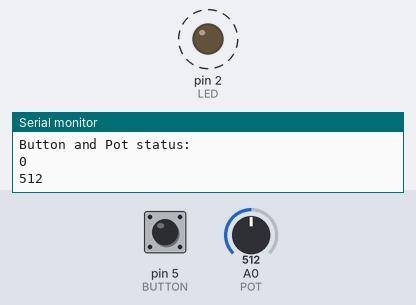
The sketch below on a simulated Arduino Uno, built with avr-gcc and run on an emulated ATmega328P. Parts: output pins drawn as LEDs (lit = HIGH), the last lines printed to the serial monitor. Dashed ring = blinking. The inputs (shaded band) are chosen by the test bench; at power-on: A0 (POT) = 512, pin 5 (BUTTON) LOW.

Above: at 1.8 s.
1.9 s: A0 (POT) set to 0
At 3.0 s:
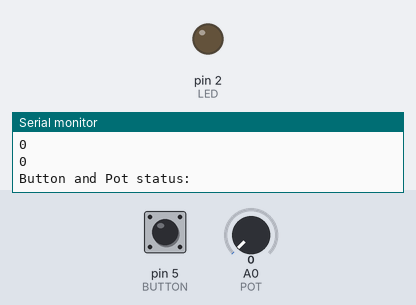
3.6 s: A0 (POT) set to 122
At 3.94 s:
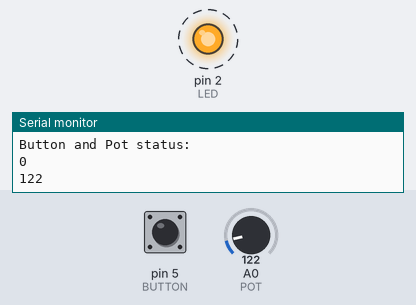
Timing chart, 0 to 13.1 s (numbered marks = the images above; inputs shaded):
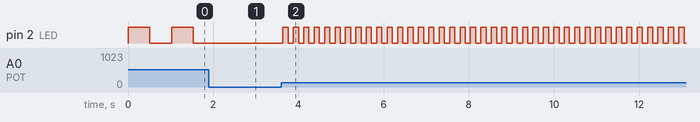

Measured:
- after the input at 1.9 s, pin 2 (LED): stops changing and stays LOW
- after the input at 3.6 s, pin 2 (LED): alternates HIGH for 0.12 s and LOW for 0.12 s, starting at once
- by itself, pin 2 (LED): alternates HIGH for 0.51 s and LOW for 0.51 s

The sketch:

sketch.ino
```cpp
// https://wokwi.com/projects/345847592124416596
#define LED 2 // LED on pin 5
#define BUTTON 5 // Button on pin 5
#define POT A0 // Potentiometer on pin A0

void setup() {
  // put your setup code here, to run once:
  pinMode(LED, OUTPUT);
  // Define whether the pins are inputs or outputs
  pinMode(BUTTON, INPUT);
  pinMode(POT, INPUT);

  // Turn on the LED

  // Start the serial monitor for printing
  // 9600 baud rate (speed) is sufficient
  Serial.begin(9600);
}

void loop() {
  // put your main code here, to run repeatedly:
  // Read the BUTTON and POT values
  int buttonStatus = digitalRead(BUTTON);
  int potStatus = analogRead(POT);

  // Read and print the POT reading
  Serial.println("Button and Pot status:");
  Serial.println(buttonStatus);
  Serial.println(potStatus);

  // Delay in milliseconds
  // 200 ms; loop runs ~5 times/sec
  // button may feel a little inconsistent
  // due to this delay; click quickly
  digitalWrite(LED, HIGH);
  delay(potStatus);
  digitalWrite(LED, LOW);
  delay(potStatus);

}
```
